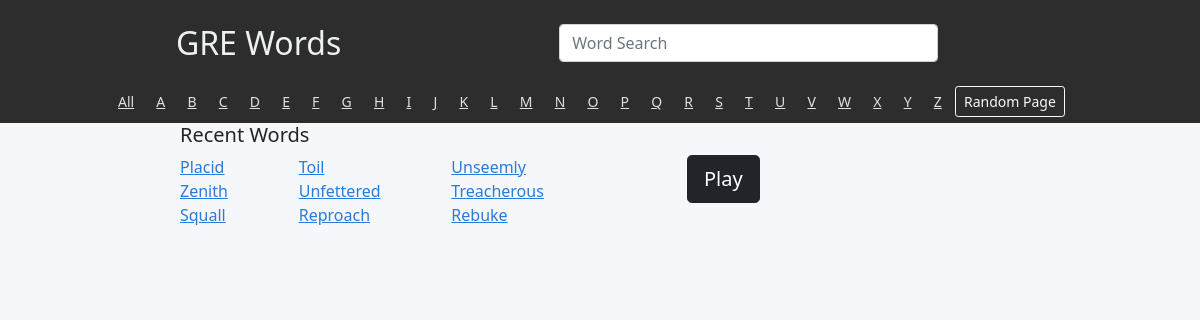
The page / on the database its author committed.
### grewords/models.py (models this page shows)
class Word(models.Model):
    expression = models.CharField(max_length=32)
    description = models.CharField(max_length=1024)
    gre_synonym = models.ManyToManyField('self', blank=True)
    PARTS_OF_SPEECH = (
        ('V', 'Verb'),
        ('N', 'Noun'),
        ('P', 'Pronoun'),
        ('A', 'Adjective'),
        ('AV', 'Adverb'),
        ('PP', 'Preposition'),
        ('C', 'Conjunction'),
        ('AC', 'Article'),
        ('E', 'Expression')
    )
    part_of_speech = models.CharField(max_length=2, choices=PARTS_OF_SPEECH)

### grewords/views.py (the view)
# urls.py: path("", views.index, name="index"),
def index(request):
    recent_words = Word.objects.all().order_by('-id')[:9]
    return render(request,"grewords/index.html",{
        "recent_words": recent_words,
        "alphabet": util.alphabet
    })

### grewords/templates/grewords/index.html (shortened to what this page needs)
{% extends "grewords/layout.html" %}
{% load static %}
{% block body %}
    <div class="index_grid">
        <div></div>
        <div>
            <h5>Recent Words</h5>
            <div class="recent_words_grid">
            {% for recent_word in recent_words %}
                <div><a href="/{{recent_word.id}}" class="recent_word_link">{{ recent_word.expression }}</a></div>
            {% endfor %}
            </div>
                <button type="button" class="btn btn-dark btn-lg">Play</button>
        </div>
        <div></div>
    </div>
{% endblock %}

### grewords/static/grewords/styles.css (style rules this page uses)
.index_grid { display: grid; grid-template-columns: 15% auto 16%; background-color: hsla(210, 29%, 97%, 1); }
.recent_words_grid { display: inline-grid; width:50%; grid-template-columns: auto auto auto; column-gap: 5%; }
.recent_word_link { text-transform: capitalize; color: hsl(212, 74%, 51%); }
.btn.btn-dark.btn-lg { display: inline; float:right; margin-right: 30%; }

### rows shown on the page
Word: expression "Placid"
Word: expression "Toil"
Word: expression "Unseemly"
Word: expression "Zenith"
Word: expression "Unfettered"
Word: expression "Treacherous"
Word: expression "Squall"
Word: expression "Reproach"
Word: expression "Rebuke"

### other values the page prints
{{ letter }} "A" "B" "C" "D" "E" "F" "G" "H" "I" "J" "K" "L" "M" "N" "O" "P" "Q" "R" "S" "T" "U" "V" "W" "X" "Y" "Z"
